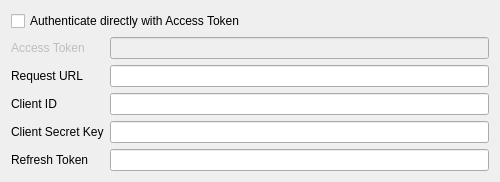
<?xml version="1.0" encoding="UTF-8"?>
<ui version="4.0">
 <class>DlgXOAuth2</class>
 <widget class="QWidget" name="DlgXOAuth2">
  <property name="minimumSize">
   <size>
    <width>500</width>
    <height>0</height>
   </size>
  </property>
  <property name="windowTitle">
   <string>Manage X-OAuth2 tokens</string>
  </property>
  <layout class="QGridLayout" name="layout">
   <item row="0" column="0" colspan="2">
    <widget class="QCheckBox" name="cbUseAccessToken">
     <property name="text">
      <string>Authenticate directly with Access Token</string>
     </property>
    </widget>
   </item>
   <item row="1" column="0">
    <widget class="QLabel" name="labelAccessToken">
     <property name="enabled">
      <bool>false</bool>
     </property>
     <property name="text">
      <string>Access Token</string>
     </property>
    </widget>
   </item>
   <item row="1" column="1">
    <widget class="QLineEdit" name="accessToken">
     <property name="enabled">
      <bool>false</bool>
     </property>
     <property name="echoMode">
      <enum>QLineEdit::PasswordEchoOnEdit</enum>
     </property>
    </widget>
   </item>
   <item row="2" column="0">
    <widget class="QLabel" name="labelRequetUrl">
     <property name="text">
      <string>Request URL</string>
     </property>
    </widget>
   </item>
   <item row="2" column="1">
    <widget class="QLineEdit" name="requestUrl"/>
   </item>
   <item row="3" column="0">
    <widget class="QLabel" name="labelClientId">
     <property name="text">
      <string>Client ID</string>
     </property>
    </widget>
   </item>
   <item row="3" column="1">
    <widget class="QLineEdit" name="clientId"/>
   </item>
   <item row="4" column="0">
    <widget class="QLabel" name="labelClientSecretKey">
     <property name="text">
      <string>Client Secret Key</string>
     </property>
    </widget>
   </item>
   <item row="4" column="1">
    <widget class="QLineEdit" name="clientSecretKey">
     <property name="echoMode">
      <enum>QLineEdit::PasswordEchoOnEdit</enum>
     </property>
    </widget>
   </item>
   <item row="5" column="0">
    <widget class="QLabel" name="labelRefreshToken">
     <property name="text">
      <string>Refresh Token</string>
     </property>
    </widget>
   </item>
   <item row="5" column="1">
    <widget class="QLineEdit" name="refreshToken">
     <property name="echoMode">
      <enum>QLineEdit::PasswordEchoOnEdit</enum>
     </property>
    </widget>
   </item>
  </layout>
 </widget>
 <resources/>
 <connections>
  <connection>
   <sender>cbUseAccessToken</sender>
   <signal>toggled(bool)</signal>
   <receiver>accessToken</receiver>
   <slot>clear()</slot>
  </connection>
  <connection>
   <sender>cbUseAccessToken</sender>
   <signal>toggled(bool)</signal>
   <receiver>accessToken</receiver>
   <slot>setEnabled(bool)</slot>
  </connection>
  <connection>
   <sender>cbUseAccessToken</sender>
   <signal>toggled(bool)</signal>
   <receiver>labelAccessToken</receiver>
   <slot>setEnabled(bool)</slot>
  </connection>
  <connection>
   <sender>cbUseAccessToken</sender>
   <signal>toggled(bool)</signal>
   <receiver>clientId</receiver>
   <slot>setDisabled(bool)</slot>
  </connection>
  <connection>
   <sender>cbUseAccessToken</sender>
   <signal>toggled(bool)</signal>
   <receiver>labelClientId</receiver>
   <slot>setDisabled(bool)</slot>
  </connection>
  <connection>
   <sender>cbUseAccessToken</sender>
   <signal>toggled(bool)</signal>
   <receiver>clientSecretKey</receiver>
   <slot>setDisabled(bool)</slot>
  </connection>
  <connection>
   <sender>cbUseAccessToken</sender>
   <signal>toggled(bool)</signal>
   <receiver>labelClientSecretKey</receiver>
   <slot>setDisabled(bool)</slot>
  </connection>
  <connection>
   <sender>cbUseAccessToken</sender>
   <signal>toggled(bool)</signal>
   <receiver>refreshToken</receiver>
   <slot>setDisabled(bool)</slot>
  </connection>
  <connection>
   <sender>cbUseAccessToken</sender>
   <signal>toggled(bool)</signal>
   <receiver>labelRefreshToken</receiver>
   <slot>setDisabled(bool)</slot>
  </connection>
  <connection>
   <sender>cbUseAccessToken</sender>
   <signal>toggled(bool)</signal>
   <receiver>requestUrl</receiver>
   <slot>setDisabled(bool)</slot>
  </connection>
  <connection>
   <sender>cbUseAccessToken</sender>
   <signal>toggled(bool)</signal>
   <receiver>labelRequetUrl</receiver>
   <slot>setDisabled(bool)</slot>
  </connection>
 </connections>
</ui>
